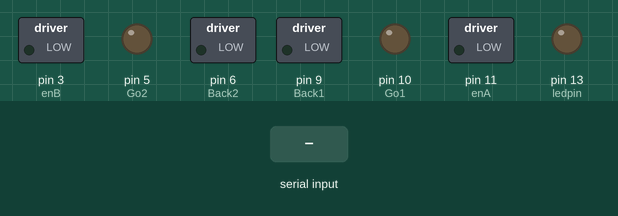
Bench run of a sketch on a simulated Arduino Uno, built with avr-gcc and run on an emulated ATmega328P. On the bench: switched loads named in the sketch (green lamp = pin HIGH), output pins drawn as LEDs (lit = HIGH). The test bench sets the inputs (shaded band).

Above: at 1.2 s.
1.3 s: "U" received over the second serial link
At 2.7 s:
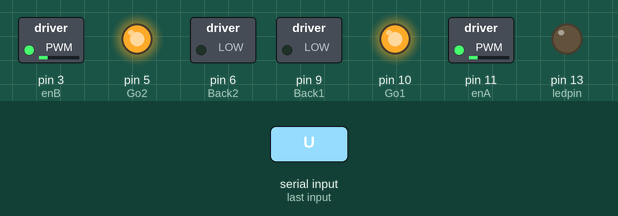
3.0 s: "L" received over the second serial link
At 4.0 s:
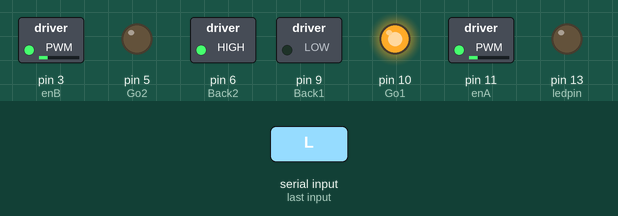
4.7 s: "R" received over the second serial link
At 5.3 s:
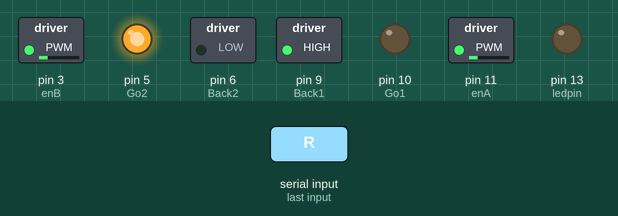
6.4 s: "D" received over the second serial link
At 7.8 s:
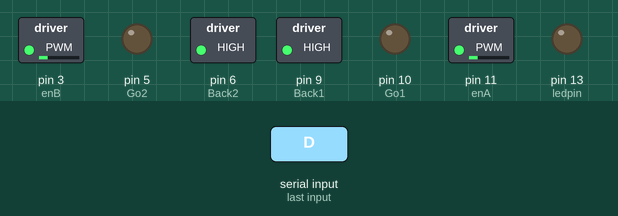
8.1 s: "S" received over the second serial link
At 9.0 s:
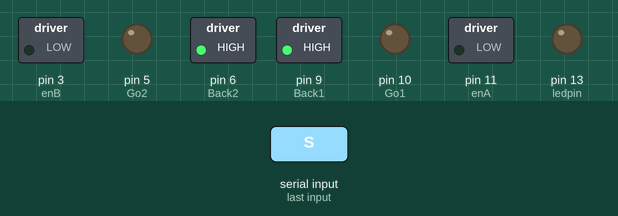
Timing chart, 0 to 10.6 s (numbered marks = the images above; inputs shaded):
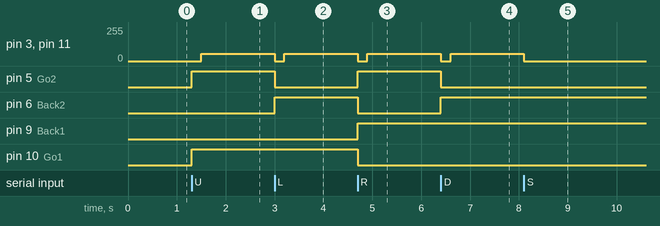

Measured:
- after the input at 1.3 s, pin 3 (enB), pin 11 (enA): 0/255 → 55/255 after 0.20 s; pin 5 (Go2), pin 10 (Go1): LOW → HIGH at once
- after the input at 3.0 s, pin 3 (enB), pin 11 (enA): 55/255 → 0/255 at once, → 55/255 0.20 s later; pin 5 (Go2): HIGH → LOW at once; pin 6 (Back2): LOW → HIGH at once
- after the input at 4.7 s, pin 3 (enB), pin 11 (enA): 55/255 → 0/255 at once, → 55/255 0.20 s later; pin 5 (Go2), pin 9 (Back1): LOW → HIGH at once; pin 6 (Back2), pin 10 (Go1): HIGH → LOW at once
- after the input at 6.4 s, pin 3 (enB), pin 11 (enA): 55/255 → 0/255 at once, → 55/255 0.20 s later; pin 5 (Go2): HIGH → LOW at once; pin 6 (Back2): LOW → HIGH at once
- after the input at 8.1 s, pin 3 (enB), pin 11 (enA): 55/255 → 0/255 at once

The sketch:

B-Bluetooth_-_Mobot.ino
```cpp
///////////////////////////////////////////////////////////////////////////////////////////////
////////////                Keanu P. Berches - Mobot                       ////////////////////
////////////                   Arduino Uno, HC-05                           ///////////////////
////////////github: https://github.com/Keanu-Type/Arduino-Mobot-Version-one ///////////////////
///////////////////////////////////////////////////////////////////////////////////////////////

//Motor( Speed, Duration); //change speed value from 0-250 and Duration(Delay) on how long it is on or off. if you want to turn off the Motor, default value is 0.

//NOTE: IF YOU ARE GOING TO USE SOFTWARESERIAL, USE DIFFERENT RX AND TX.
//NOTE: USE VOLTAGE DIVIDER WITH 2.2K RESISTOR AND 4.7K RESISTOR(SEE DIAGRAM) FOR SOFTWARESERIAL
//      PROCEDURE WHEN USING:
//        CONSTRUCT THE CIRCUIT FIRST(SEE DIAGRAM). THEN POWER ON YOUR ARDUINO(BY BATTERY OR USB/LAPTOP). OPEN AND USE YOUR PHONE. DOWNLOAD BLUETOOTH SERIAL TERMINAL FROM PLAYSTORE AND INSTALL.
//        TURN ON YOUR BLUETOOTH AND SCAN FOR HC-05 THEN TRY TO CONNECT WITH IT. ENTER 1234(DEFAULT) IF PASSWORD IS ASKED. DO NOTE THAT IF IT IS SUCCESSFUL, IT WILL ONLY "PAIRED" WITH THE DEVICE. NOT "CONNECTED" YET
//        OPEN YOUR BLUETOOTH TERMINAL APP. FIND THE OPTION WHERE YOU CAN SEE YOUR BLUETOOTH PAIRED DEVICES AND FIND THE HC-05. IT SHOULD BE "CONNECTED" IF YOU CLICK IT.
//        NOW YOUR HC-05 IS CONNECTED

//----------SOFTWARE SERIAL--------------
#include <SoftwareSerial.h>
SoftwareSerial BTSerial(2,4); //Pin 2 = RX(connect Bluetooth TX), Pin 4 = TX(connect Bluetooth RX)
int direction;
//motor one
#define ledpin 13
int enA = 11; //int1 & int2
int Go1 = 10; //int1
int Back1 = 9;  //int2
// motor two
int enB = 3;  //int3 & int4
int Go2 = 5;  //int4
int Back2 = 6;  //int3

//===============================================================================================//
void setup() {
  //Ultrasonic and Servo;
  //Set all Motors
  pinMode(ledpin, OUTPUT);
  digitalWrite(ledpin, LOW);
  BTSerial.begin(9600);
  Serial.begin(9600);
  pinMode(enA, OUTPUT); //POWER
  pinMode(enB, OUTPUT); //POWER
  pinMode(Go1, OUTPUT); //DIRECTION A MOTOR A
  pinMode(Back1, OUTPUT); //DIRECTION B MOTOR A
  pinMode(Back2, OUTPUT); //DIRECTION C MOTOR B
  pinMode(Go2, OUTPUT); //DIRECTION C MOTOR B
}

//------MOTOR DIRECTION CONTROLLER------//
void MotorHighLow(int ENABLE, int DISABLE, int ENABLE2, int DISABLE2){
  digitalWrite( ENABLE,  HIGH);
  digitalWrite( DISABLE,  LOW);
  digitalWrite( ENABLE2, HIGH);
  digitalWrite( DISABLE2, LOW);
}
//------MOTOR ENGINGE FORWARD AND STOP-------//
void Motor(int speed, int duration){
    analogWrite(enA, speed);
    analogWrite(enB, speed);
    delay(duration);
}


;
//--------------------- MAIN SYSTEM LOOP------------------------------------//
void loop() {
  if (BTSerial.available()){
    char data = BTSerial.read();
    if (data=='U'){
      MotorHighLow(Go1, Back1, Go2, Back2); //MOTOR A FORWARD
      Motor(0, 200);        //STOP THE ENGINE
      Motor(55, 50);        //Engine ON
    }else if(data=='L'){
      MotorHighLow(Back2, Go2, Go1, Back1); //MOTOR GO LEFT
      Motor(0, 200);        //STOP THE ENGINE
      Motor(55, 50);        //Engine ON
    }else if(data=='R'){
      MotorHighLow(Back1, Go1, Go2, Back2);  //MOTOR GO RIGHT
      Motor(0, 200); //STOP THE ENGINE
      Motor(55, 50);        //Engine ON
    }else if(data=='D'){
      MotorHighLow(Back2, Go2, Back1, Go1); //MOTOR GO DOWN
      Motor(0, 200); //STOP THE ENGINE
      Motor(55, 50);        //Engine ON
    }else if(data=='S'){
      MotorHighLow(Back2, Go2, Back1, Go1); //STOP
      Motor(0,50);
      Motor(0,200);
    }
  }
  //FORWARD
}
```
